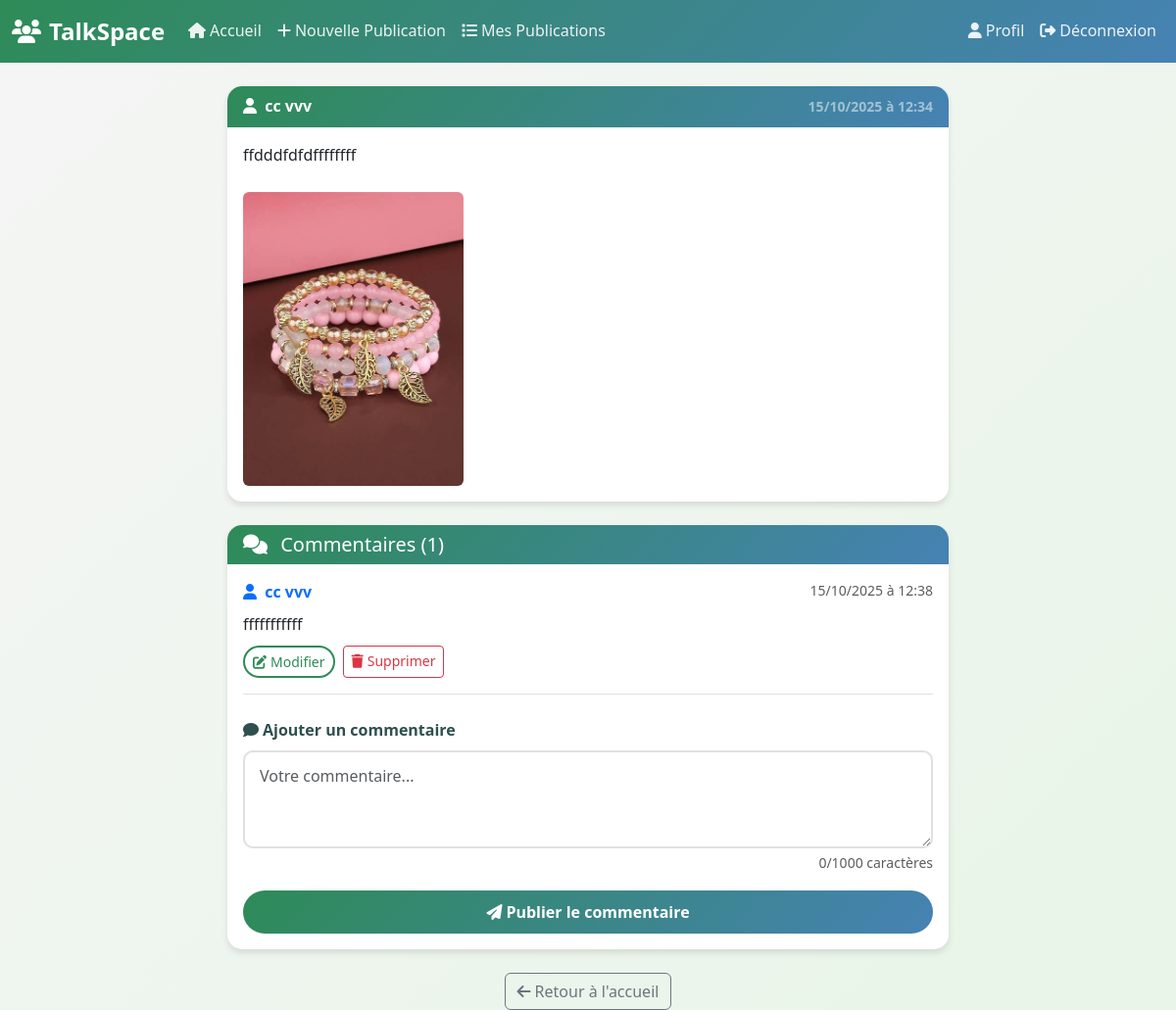
Screenshot of /cv/commentaire_pub.php?id=1 (signed in) with the database file from the repository.
### tables this page shows
CREATE TABLE `publication` (
  `id` int(11) NOT NULL,
  `contenu` text NOT NULL,
  `image` varchar(255) DEFAULT NULL,
  `id_users` int(11) NOT NULL,
  `date_enregistr` timestamp NOT NULL DEFAULT current_timestamp()
);

CREATE TABLE `users` (
  `id` int(11) NOT NULL,
  `nom` varchar(50) NOT NULL,
  `prenom` varchar(50) NOT NULL,
  `email` varchar(100) NOT NULL,
  `tel` varchar(20) DEFAULT NULL,
  `sexe` enum('Masculin','Feminin') NOT NULL,
  `date_naissance` date NOT NULL,
  `adresse` text DEFAULT NULL,
  `mdp` varchar(255) NOT NULL,
  `reset_token` varchar(64) DEFAULT NULL,
  `reset_expiration` datetime DEFAULT NULL,
  `date_inscription` timestamp NOT NULL DEFAULT current_timestamp()
);

CREATE TABLE `commentaires` (
  `id` int(11) NOT NULL,
  `contenu` text NOT NULL,
  `date_commentaire` timestamp NOT NULL DEFAULT current_timestamp(),
  `date_modif` timestamp NULL DEFAULT NULL,
  `id_users` int(11) NOT NULL,
  `id_publication` int(11) NOT NULL
);

### cv/commentaire_pub.php (the view, shortened to what this page needs)
<?php
require 'config.php';
$pub_id = intval($_GET['id']);
$checkPub = $bdd->prepare("SELECT p.*, u.nom, u.prenom FROM publication p JOIN users u ON p.id_users = u.id WHERE p.id = ?");
$checkPub->execute([$pub_id]);
$publication = $checkPub->fetch();
$stmt = $bdd->prepare("SELECT c.id, c.contenu, c.date_commentaire, c.date_modif, u.nom, u.prenom, u.id as user_id
                      FROM commentaires c
                      JOIN users u ON c.id_users = u.id
                      WHERE c.id_publication = ?
                      ORDER BY c.date_commentaire DESC");
$stmt->execute([$pub_id]);
$commentaires = $stmt->fetchAll(PDO::FETCH_ASSOC);
?>
<!DOCTYPE html>
<html lang="fr">
<head>
    <link href="https://cdn.jsdelivr.net/npm/bootstrap@5.3.3/dist/css/bootstrap.min.css" rel="stylesheet" />
    <link rel="stylesheet" href="https://cdnjs.cloudflare.com/ajax/libs/font-awesome/6.4.0/css/all.min.css" />
    <link rel="stylesheet" href="css/style.css" />
</head>
<body>
<nav class="navbar navbar-expand-lg navbar-dark sticky-top">
    <div class="container-fluid">
        <a class="navbar-brand fw-bold" href="dash1.php">
            <i class="fas fa-users me-2"></i>TalkSpace
        </a>
        <div class="collapse navbar-collapse" id="navbarNav">
            <ul class="navbar-nav me-auto">
                <li class="nav-item"><a class="nav-link" href="dash1.php"><i class="fas fa-home me-1"></i>Accueil</a></li>
                <li class="nav-item"><a class="nav-link" href="publication_form.php"><i class="fas fa-plus me-1"></i>Nouvelle Publication</a></li>
                <li class="nav-item"><a class="nav-link" href="liste_pub.php"><i class="fas fa-list me-1"></i>Mes Publications</a></li>
            </ul>
            <ul class="navbar-nav ms-auto">
                <li class="nav-item"><a class="nav-link" href="profil.php"><i class="fas fa-user me-1"></i>Profil</a></li>
                <li class="nav-item"><a class="nav-link" href="deconnexion.php"><i class="fas fa-sign-out-alt me-1"></i>Déconnexion</a></li>
            </ul>
        </div>
    </div>
</nav>
<div class="container mt-4">
    <div class="row justify-content-center">
        <div class="col-12 col-lg-8">
            <div class="card mb-4 slide-up">
                <div class="card-header">
                    <div class="d-flex justify-content-between align-items-center">
                        <span class="fw-bold">
                            <i class="fas fa-user me-1"></i>
                            <?= htmlspecialchars($publication['prenom'] . ' ' . $publication['nom']) ?>
                        </span>
                        <small class="text-white-50">
                            <?= date('d/m/Y à H:i', strtotime($publication['date_enregistr'])) ?>
                        </small>
                    </div>
                </div>
                <div class="card-body">
                    <p class="card-text"><?= nl2br(htmlspecialchars($publication['contenu'])) ?></p>
                    <?php if (!empty($publication['image'])): ?>
                        <img src="uploads/<?= htmlspecialchars($publication['image']) ?>"
                             class="img-fluid rounded mt-2"
                             alt="Image publication"
                             style="max-height: 300px; object-fit: cover;">
                    <?php endif; ?>
                </div>
            </div>
            <div class="card slide-up">
                <div class="card-header">
                    <h5 class="mb-0">
                        <i class="fas fa-comments me-2"></i>
                        Commentaires (<?= count($commentaires) ?>)
                    </h5>
                </div>
                <div class="card-body">
                    <?php if (count($commentaires) === 0): ?>
                        <div class="text-center py-4">
                            <i class="fas fa-comment-slash fa-2x text-muted mb-3"></i>
                            <p class="text-muted">Aucun commentaire pour l'instant.<br>Soyez le premier à commenter !</p>
                        </div>
                    <?php else: ?>
                        <div class="comment-list">
                            <?php foreach ($commentaires as $c): ?>
                                <div class="comment-item border-bottom pb-3 mb-3">
                                    <div class="d-flex justify-content-between align-items-start mb-2">
                                        <div>
                                            <strong class="text-primary">
                                                <i class="fas fa-user me-1"></i>
                                                <?= htmlspecialchars($c['prenom'] . ' ' . $c['nom']) ?>
                                            </strong>
                                        </div>
                                        <small class="text-muted">
                                            <?= date('d/m/Y à H:i', strtotime($c['date_commentaire'])) ?>
                                        </small>
                                    </div>
                                    <p class="mb-2"><?= nl2br(htmlspecialchars($c['contenu'])) ?></p>
                                    <?php if ($c['user_id'] == $_SESSION['id']): ?>
                                        <div class="d-flex gap-2">
                                            <a href="modifier_comment.php?id_comment=<?= $c['id'] ?>&id_publication=<?= $pub_id ?>"
                                               class="btn btn-outline-primary btn-sm">
                                                <i class="fas fa-edit me-1"></i>Modifier
                                            </a>
                                            <a href="confirmer_suppression_commentaire.php?id_comment=<?= $c['id'] ?>&id_publication=<?= $pub_id ?>"
                                               class="btn btn-outline-danger btn-sm">
                                                <i class="fas fa-trash me-1"></i>Supprimer
                                            </a>
                                        </div>
                                    <?php endif; ?>
                                </div>
                            <?php endforeach; ?>
                        </div>
                    <?php endif; ?>
                    <form method="post" class="mt-4">
                        <div class="mb-3">
                            <label for="contenu" class="form-label">
                                <i class="fas fa-comment me-1"></i>Ajouter un commentaire
                            </label>
                            <textarea name="contenu" id="contenu" class="form-control" rows="3"
                                      maxlength="1000" placeholder="Votre commentaire..." required></textarea>
                            <div class="form-text text-end">
                                <span id="charCount">0</span>/1000 caractères
                            </div>
                        </div>
                        <button type="submit" class="btn btn-primary w-100">
                            <i class="fas fa-paper-plane me-1"></i>Publier le commentaire
                        </button>
                    </form>
                </div>
            </div>
            <div class="text-center mt-3">
                <a href="dash1.php" class="btn btn-outline-secondary">
                    <i class="fas fa-arrow-left me-1"></i>Retour à l'accueil
                </a>
            </div>
        </div>
    </div>
</div>
</body>
</html>

### cv/css/style.css (style rules this page uses)
:root { --primary-color: #2E8B57; --secondary-color: #4682B4; --accent-color: #20B2AA; --success-color: #32CD32; --danger-color: #DC143C; --warning-color: #FFA500; --text-dark: #2F4F4F; --text-light: #696969; --bg-light: #F5F5F5; --bg-white: #FFFFFF; --border-color: #E0E0E0; --shadow: 0 4px 6px rgba(0, 0, 0, 0.1); --transition: all 0.3s ease; }
* { margin: 0; padding: 0; box-sizing: border-box; }
body { font-family: 'Segoe UI', Tahoma, Geneva, Verdana, sans-serif; background: linear-gradient(135deg, var(--bg-light) 0%, #E8F5E8 100%); min-height: 100vh; color: var(--text-dark); line-height: 1.6; }
.navbar-brand { font-weight: 700; color: var(--bg-white) !important; font-size: 1.5rem; }
.navbar-dark { background: linear-gradient(135deg, var(--primary-color), var(--secondary-color)) !important; }
.nav-link { color: rgba(255, 255, 255, 0.9) !important; transition: var(--transition); font-weight: 500; }
.card { border: none; border-radius: 15px; box-shadow: var(--shadow); transition: var(--transition); background: var(--bg-white); margin-bottom: 1.5rem; }
.card-header { background: linear-gradient(135deg, var(--primary-color), var(--secondary-color)); color: white; border-radius: 15px 15px 0 0 !important; border: none; font-weight: 600; }
.btn-primary { background: linear-gradient(135deg, var(--primary-color), var(--secondary-color)); border: none; border-radius: 25px; padding: 10px 25px; font-weight: 600; transition: var(--transition); }
.btn-outline-primary { border: 2px solid var(--primary-color); color: var(--primary-color); border-radius: 25px; transition: var(--transition); }
.form-control { border: 2px solid var(--border-color); border-radius: 10px; padding: 12px 15px; transition: var(--transition); }
.form-label { font-weight: 600; color: var(--text-dark); margin-bottom: 8px; }
.slide-up { animation: slideUp 0.6s ease-out; }

### rows the page displays
publication: id_users.nom "cc vvv", date_enregistr "15/10/2025 à 12:34", contenu "ffdddfdfdffffffff", image (picture)
commentaires: id_users.nom "cc vvv", date_commentaire "15/10/2025 à 12:38", contenu "fffffffffff"

### other values shown
count($commentaires) "1"
